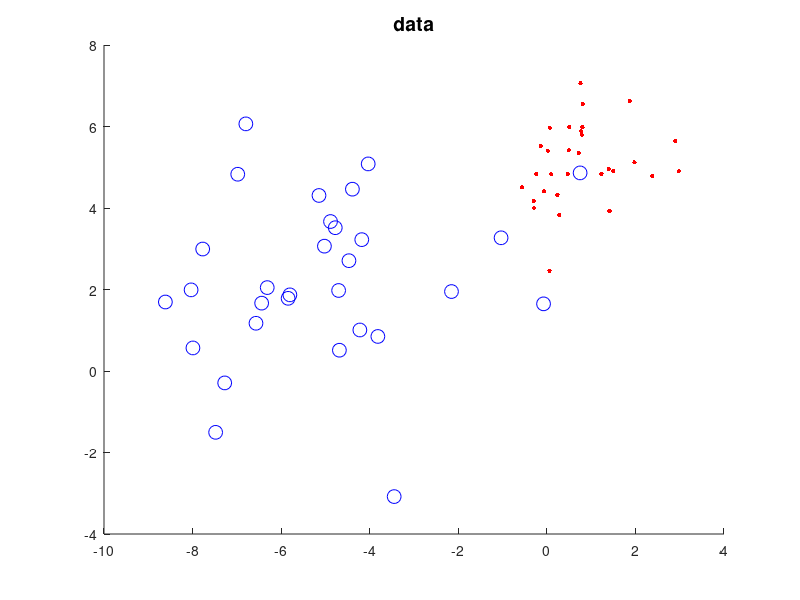

Here is the MATLAB script that generated this plot: (Note: this script raises an error after producing the figure.)
%% Example of the laplace approximation for logistic regression
% Based on code written by Mark Girolami
%%

% This file is from pmtk3.googlecode.com

%seed(0);
fs = 14;


%% We generate data from two Gaussians:
% x|C=1 ~ gauss([1,5], I)
% x|C=0 ~ gauss([-5,1], 1.1I)
N=30;
D=2;

mu1=[ones(N,1) 5*ones(N,1)];
mu2=[-5*ones(N,1) 1*ones(N,1)];
class1_std = 1;
class2_std = 1.1;
X = [class1_std*randn(N,2)+mu1;2*class2_std*randn(N,2)+mu2];
t = [ones(N,1);zeros(N,1)];
alpha=100; %Variance of prior (alpha=1/lambda)v

% Limits and grid size for contour plotting
Range= 8;
Step=0.1;
[w1,w2]=meshgrid(-Range:Step:Range,-Range:Step:Range);
[n,n]=size(w1);
W=[reshape(w1,n*n,1) reshape(w2,n*n,1)];

%% Plot data
figure; hold on
plot(X(find(t==1),1),X(find(t==1),2),'r.', 'markersize', 10);
plot(X(find(t==0),1),X(find(t==0),2),'bo', 'markersize', 10);
title('data', 'fontsize', fs)


% Plot predictions for certain chosen valyes of w
Xgrid = W; % grid of x1, x2 valyes
ws = [3 1; 4 2; 5 3; 7 3];
%[styles, colors, symbols, str] =  plotColors();
[styles, colors, symbols] =  plotColors();
for ii=1:size(ws,1)
  w = ws(ii,:)';
  pred = 1./(1+exp(-Xgrid*w));
  [cc,h]=contour(w1,w2,reshape(pred,[n,n]),1);
  set(h, 'linestyle', '-', 'linecolor', colors(ii), 'linewidth', 2);
end
%printPmtkFigure('logregLaplaceGirolamiData')

%% Plot prior, likelihood, posterior
f=W*X';
Log_Prior = log(gaussProb(W, zeros(1,D), eye(D).*alpha));
Log_Like = W*X'*t - sum(log(1+exp(f)),2); 
Log_Joint = Log_Like + Log_Prior;

figure();
contour(w1,w2,reshape(-Log_Prior,[n,n]),30);
title('Log-Prior', 'fontsize', fs);
%printPmtkFigure('logregLaplaceGirolamiPrior')

figure;
contour(w1,w2,reshape(-Log_Like,[n,n]),30);
title('Log-Likelihood', 'fontsize', fs);
hold on
% Plot points corresponding to chosen lines
for ii=1:size(ws,1)
  w = ws(ii,:)';
  text(w(1), w(2), sprintf('%d', ii), 'color', colors(ii), 'fontsize', 14);
end
grid on
% Identify the parameters w1 & w2 which are MLE
[i,j]=max(Log_Like);
wmle = W(j,:) % mle satisfies w1 = 2.35*w2 and is maximized
wmle(1)/wmle(2)
%plot(wmle(1), wmle(2),'.','MarkerSize',40);
line([0 wmle(1)], [0 wmle(2)], 'linewidth', 2);
%printPmtkFigure('logregLaplaceGirolamiNLL')

figure;
contour(w1,w2,reshape(-Log_Joint,[n,n]),30);
title('Log-Unnormalised Posterior', 'fontsize', fs)
hold on
% Identify the parameters w1 & w2 which maximise the posterior (joint)
[i,j]=max(Log_Joint);
plot(W(j,1),W(j,2),'.','MarkerSize',40);
grid on
%printPmtkFigure('logregLaplaceGirolamiPost')


% Compute the Laplace Approximation
%model = logregBinaryFitL2IRLS(X, t, 1/alpha, false);
%wMAP = model.w; C = model.C; 
pp =  preprocessorCreate('addOnes', false, 'standardizeX', false);
model = logregFitBayes(X, t, 'method', 'laplace', 'lambda', 1/alpha, 'preproc', pp);
wMAP = model.wN;
C = model.VN; 
Log_Laplace_Posterior = log(gaussProb(W, wMAP', C)+eps);

figure;
contour(w1,w2,reshape(-Log_Laplace_Posterior,[n,n]),30);
hold on
plot(W(j,1),W(j,2),'.','MarkerSize',40);
title('Laplace Approximation to Posterior', 'fontsize', fs)
grid on
%printPmtkFigure('logregLaplaceGirolamiPostLaplace')

%% Plot the predictive distribution for logistic regression
figure;
Xgrid = W; % grid of x1, x2 valyes
pred = 1./(1+exp(-Xgrid*wMAP));
contour(w1,w2,reshape(pred,[n,n]),30);
hold on
plot(X(find(t==1),1),X(find(t==1),2),'r.');
plot(X(find(t==0),1),X(find(t==0),2),'bo');
title('p(y=1|x, wMAP)', 'fontsize', fs)
%printPmtkFigure('logregLaplaceGirolamiPlugin')

% Samples
figure;
plot(X(find(t==1),1),X(find(t==1),2),'r.');
hold on
plot(X(find(t==0),1),X(find(t==0),2),'bo');
predMean = zeros(n*n,1);
S = 100;
for i=1:S
  wsamp = gaussSample(wMAP(:), C, 1)';
  pred = 1./(1+exp(-Xgrid*wsamp));
  predMean = predMean + pred;
  contour(w1,w2,reshape(pred,[n,n]),[0.5 0.5]);
end
title('decision boundary for sampled w', 'fontsize', fs)
%printPmtkFigure('logregLaplaceGirolamiSamples')

% MC 
figure;
predMean = predMean / S;
contour(w1,w2,reshape(predMean,[n,n]),30);
hold on
plot(X(find(t==1),1),X(find(t==1),2),'r.');
plot(X(find(t==0),1),X(find(t==0),2),'bo');
title('MC approx of p(y=1|x)', 'fontsize', fs)
%printPmtkFigure('logregLaplaceGirolamiMc')

% Numerical
figure;
[yhat, pred] = logregPredictBayes(model, Xgrid,'moderated');
contour(w1,w2,reshape(pred,[n,n]),30);
hold on
plot(X(find(t==1),1),X(find(t==1),2),'r.');
plot(X(find(t==0),1),X(find(t==0),2),'bo');
title('numerical approx of p(y=1|x)', 'fontsize', fs)
%printPmtkFigure('logregLaplaceGirolamiModerated')
